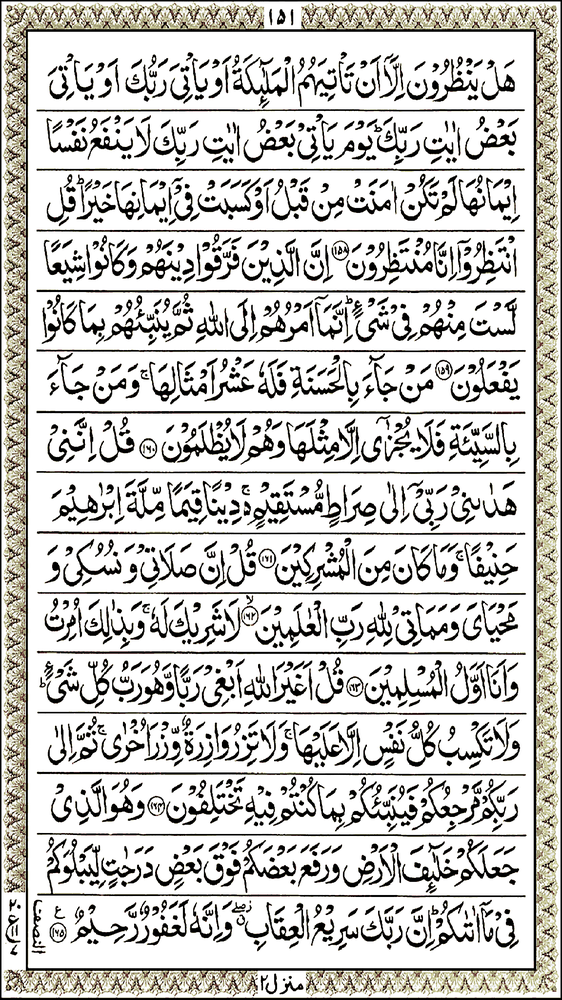
#> input picture development/classicnaskh15/original/pg_151.png, 562 x 1000 px, shrunk from 1152 x 2048 before the run
$ python straight-lines.py ../../classicnaskh15/original/pg_151.png
#> lines starting #> are read from the running program, lines starting #| are printed output that depends on the picture; after the words box and inside, x2 and y2 are one past the last pixel; in counts of white or black regions, pixels touching at a corner belong together
import sys
import math
import cv2 as cv
import numpy as np
def main(argv):

    filename = argv[0]
    # Loads an image
    src = cv.imread(cv.samples.findFile(filename), cv.IMREAD_UNCHANGED)
#> src is the input picture: shape (1000, 562, 4); mean B, G, R, A 198, 201.2, 202.3, 255
    # Check if image is loaded fine
    if src is None:
        print ('Error opening image!')
        print ('Usage: hough_lines.py [image_name -- default ' + default_file + '] \n')
        return -1


    dst = cv.Canny(src, 50, 200, None, 3)
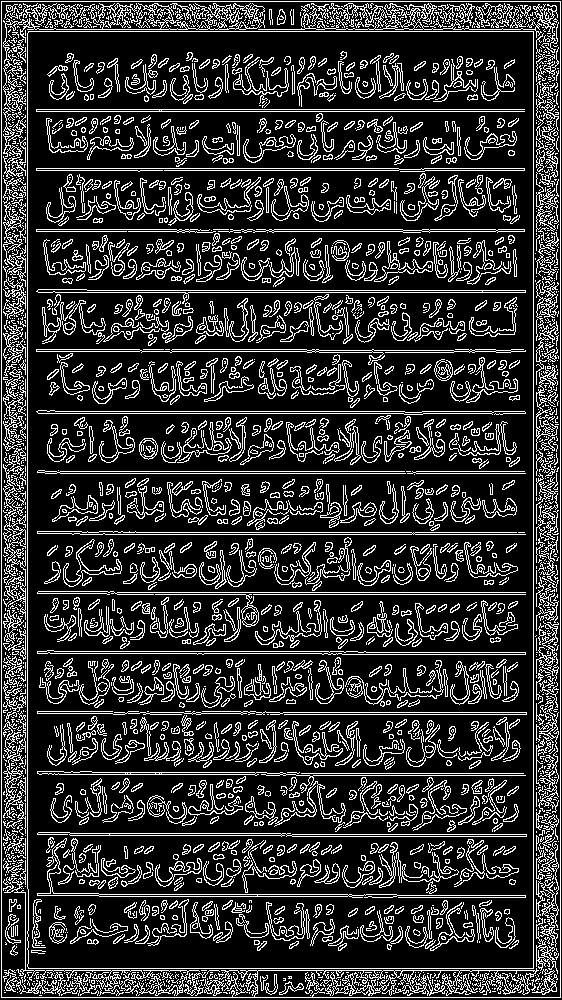
#> dst: shape (1000, 562); 19.8% white in thin lines or dots

    # Copy edges to the images that will display the results in BGR
    cdstP = np.copy(src)

    linesP = cv.HoughLinesP(dst, 1, np.pi / 180, 50, None, 300, 1)
#> linesP = 20 rows, first 6: [27, 888, 27, 33], [560, 997, 560, 1], [1, 997, 1, 1], [533, 971, 533, 29], [2, 997, 559, 997], [2, 1, 559, 1]

    if linesP is not None:
        for i in range(0, len(linesP)):
            l = linesP[i][0]
            cv.line(cdstP, (l[0], l[1]), (l[2], l[3]), (255,255,255,255), 5, cv.LINE_AA)
#> this loop made 20 passes
#> l on passes 1 to 12: [27, 888, 27, 33], [560, 997, 560, 1], [1, 997, 1, 1], [533, 971, 533, 29], [2, 997, 559, 997], [2, 1, 559, 1], [60, 473, 412, 473], [28, 31, 532, 31], [60, 471, 412, 471], [36, 111, 524, 111], [28, 968, 532, 968], [105, 534, 525, 534]
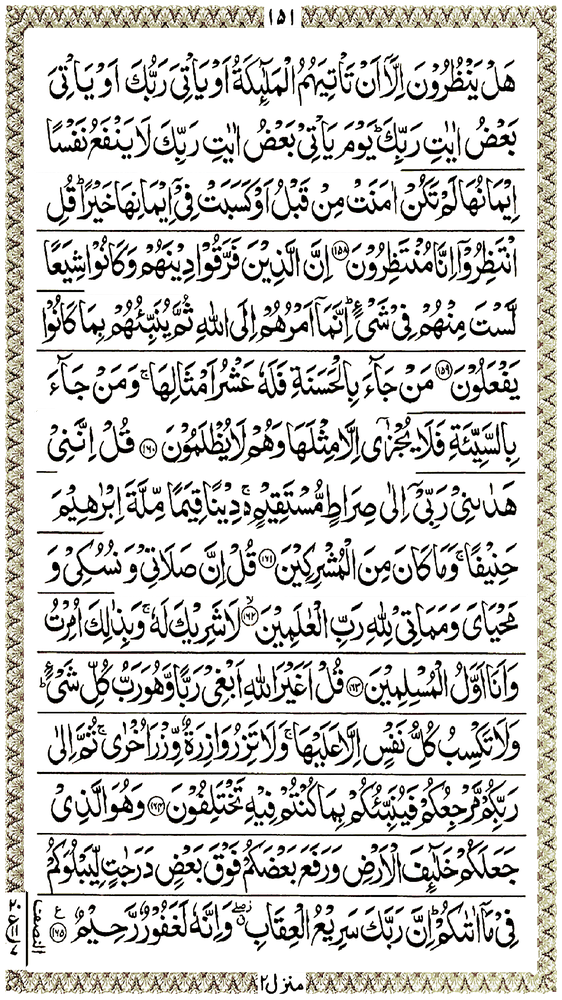
#> cdstP: shape (1000, 562, 4); 8.03% of pixels changed, all inside (x1, y1, x2, y2) = (0, 0, 562, 1000)

    cv.imwrite("3.png", cdstP)

    return 0

if __name__ == "__main__":
    main(sys.argv[1:])

$ run again, on development/classicnaskh15/original/pg_314.png
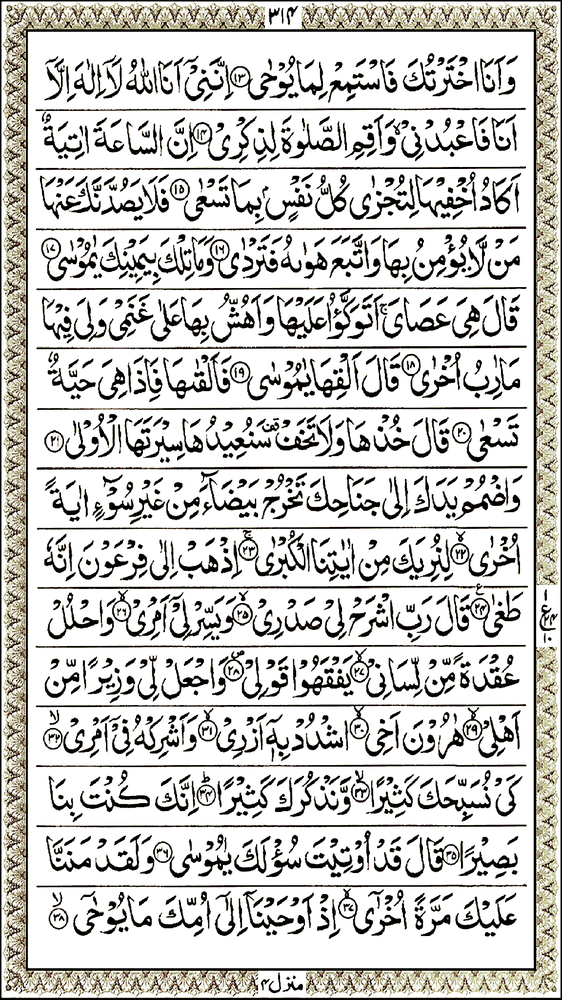
#> input picture development/classicnaskh15/original/pg_314.png, 562 x 1000 px, shrunk from 1152 x 2048 before the run
#> in main, src is the input picture: shape (1000, 562, 4); mean B, G, R, A 199.2, 202.3, 203.5, 255
#> in main, `dst = cv.Canny(src, 50, 200, None, 3)`:
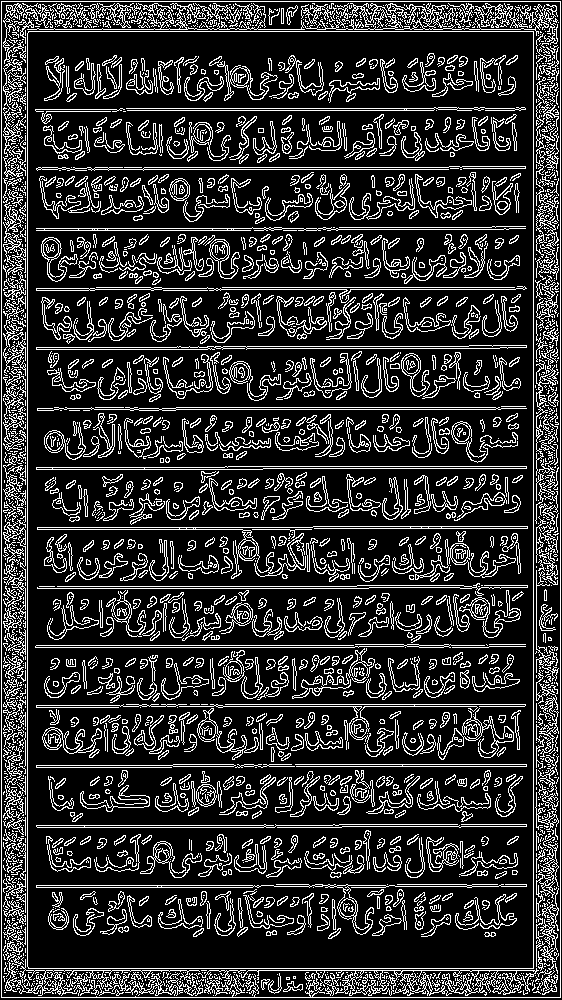
#> dst: shape (1000, 562); 19.3% white in thin lines or dots
#> linesP = 19 rows, first 6: [560, 997, 560, 1], [1, 997, 1, 1], [27, 966, 27, 33], [533, 971, 533, 29], [2, 1, 559, 1], [28, 968, 532, 968]
#> the loop in main, `for i in range(0, len(linesP)):` made 19 passes
#> after the loop in main, `for i in range(0, len(linesP)):`:
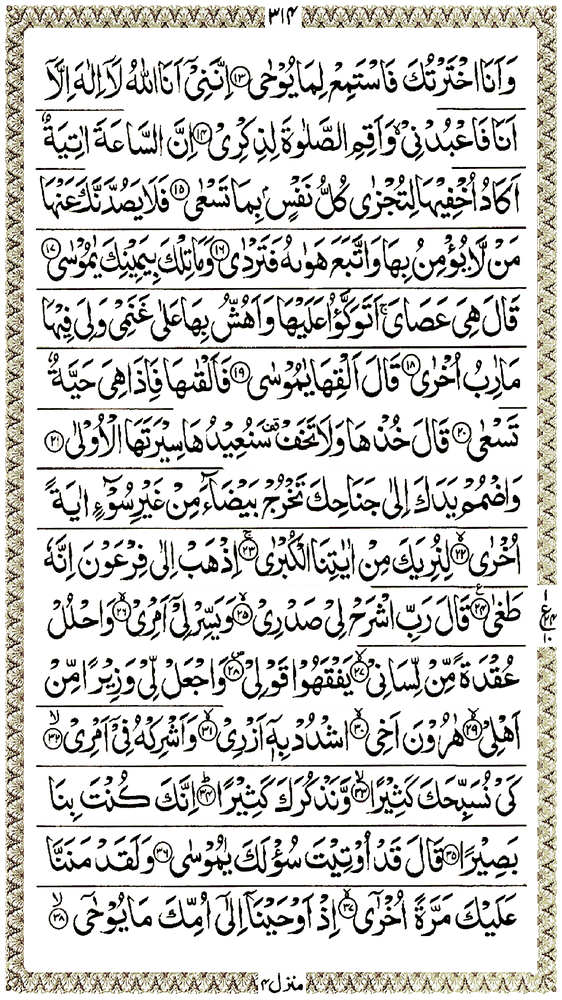
#> cdstP: shape (1000, 562, 4); 7.57% of pixels changed, all inside (x1, y1, x2, y2) = (0, 0, 562, 1000)
